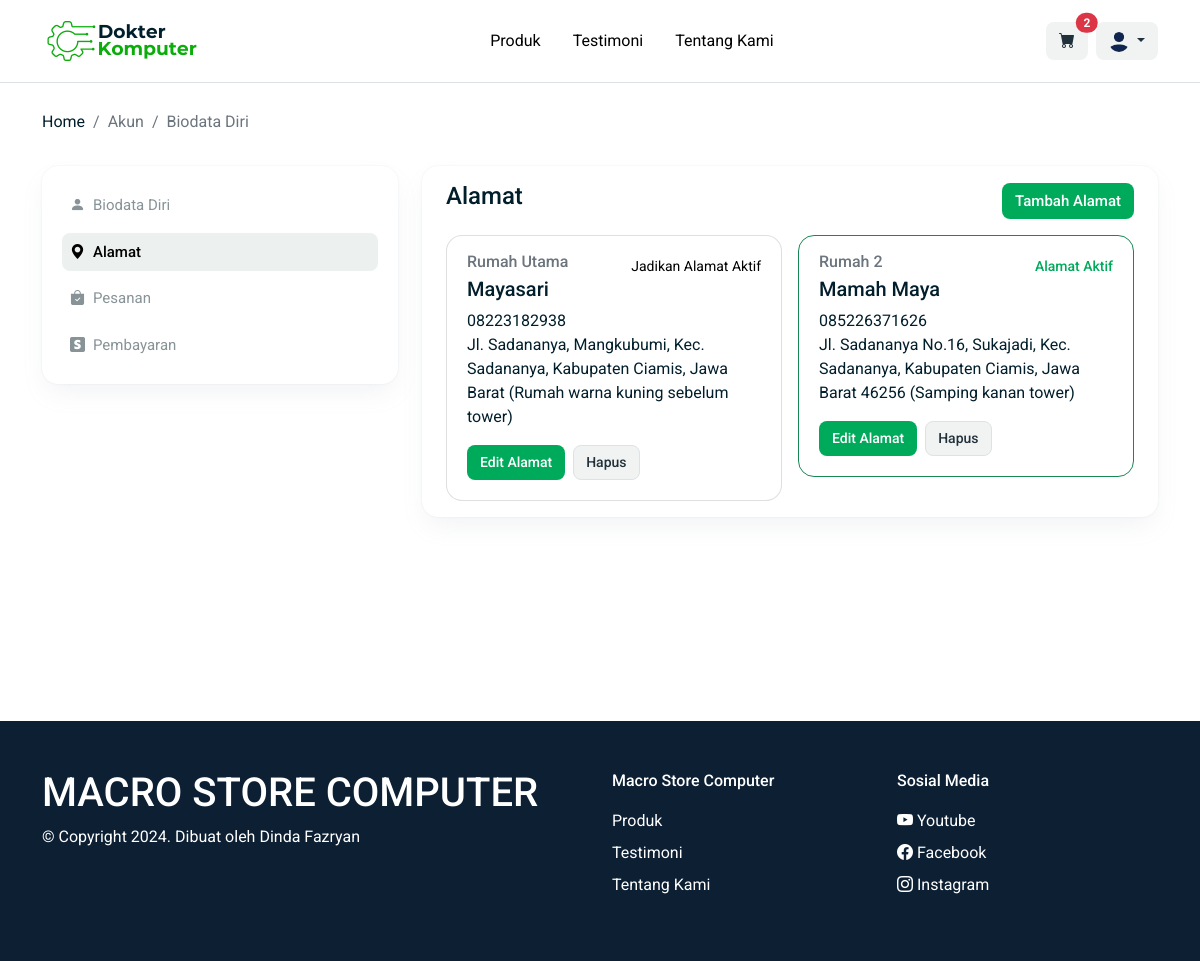
Screenshot of /akun/alamat.php (signed in) with the database file from the repository.
### tables this page shows
CREATE TABLE `alamat` (
  `id_alamat` int(11) NOT NULL,
  `id_user` int(11) NOT NULL,
  `label_alamat` varchar(200) NOT NULL,
  `alamat_lengkap` text NOT NULL,
  `catatan` text NOT NULL,
  `penerima` varchar(200) NOT NULL,
  `nohp_penerima` varchar(20) NOT NULL,
  `is_aktif` tinyint(4) NOT NULL DEFAULT 0
);

### fungsi.php (called while the page is built, shortened)
<?php
include "db/koneksi.php";
function show($query)
{
    global $koneksi;
    $result = mysqli_query($koneksi, $query);
    $rows = [];
    while ($row = mysqli_fetch_assoc($result)) {
        $rows[] = $row;
    }
    return $rows;
}

### akun/alamat.php (the view, shortened to what this page needs)
<?php
include "../db/koneksi.php";
include "../fungsi.php";
$user = !empty($_SESSION["id_user"]) ? $_SESSION["id_user"] : "";
$alamat = show("SELECT * FROM alamat WHERE id_user = '$user'");
?>
<!DOCTYPE html>
<html lang="en">
<head>
    <link rel="stylesheet" href="../asset/css/bootstrap.css">
    <link rel="stylesheet" href="../asset/css/style.css">
    <link rel="stylesheet" href="https://cdn.jsdelivr.net/npm/bootstrap-icons@1.10.3/font/bootstrap-icons.css">
</head>
<body>
    <?php include "navbar.php" ?>
    <section id="hero">
        <div class="container mb-3">
            <div class="row">
                <nav aria-label="breadcrumb">
                    <ol class="breadcrumb">
                        <li class="breadcrumb-item"><a href="index.php">Home</a></li>
                        <li class="breadcrumb-item active">Akun</li>
                        <li class="breadcrumb-item active" aria-current="page">Biodata Diri</li>
                    </ol>
                </nav>
            </div>
        </div>
        <div class="container">
            <div class="row">
                <div class="col-md-4">
                    <?php include "sidebar.php"; ?>
                </div>
                <div class="col-md-8">
                    <div class="card py-3 px-4 border-0 shadow-1 rounded-16" style="margin-bottom: 140px;">
                        <div class="row mb-3 justify-content-between align-items-center">
                            <div class="col-6">
                                <h4>Alamat</h4>
                            </div>
                            <div class="col-6 text-end ">
                                <a href="tambahalamat.php" class="btn btn-green fs-15 fw-500">Tambah Alamat</a>
                            </div>
                        </div>
                        <?php if ($alamat) : ?>
                            <div class="row row-cols-1 row-cols-lg-2 g-2 g-lg-3">
                                <?php foreach ($alamat as $item) : ?>
                                    <div class="col">
                                        <div class="card rounded-16 p-1 <?php if ($item['is_aktif'] == 1) {
                                                                            echo 'border-success';
                                                                        } ?>">
                                            <div class="card-body">
                                                <div class="d-flex justify-content-between">
                                                    <h6 class="card-subtitle text-muted"><?= $item["label_alamat"] ?></h6>
                                                    <?php if ($item["is_aktif"] == 0) : ?>
                                                        <a href="ubah_alamat_aktif.php?id_alamat=<?= $item['id_alamat'] ?>&id_user=<?= $user ?>" class="fs-14 text-black">Jadikan Alamat Aktif</a>
                                                    <?php else : ?>
                                                        <span class="text-green fw-500 fs-14">Alamat Aktif</span>
                                                    <?php endif ?>
                                                </div>
                                                <h5 class="card-title"><?= $item["penerima"] ?></h5>
                                                <span class="card-subtitle"><?= $item["nohp_penerima"] ?></span>
                                                <p class="card-text"><?= $item["alamat_lengkap"] ?> (<?= $item["catatan"] ?>)</p>
                                                <a href="editalamat.php?id_alamat=<?= $item['id_alamat'] ?>" class="btn btn-green fs-14 fw-500 me-1">Edit Alamat</a>
                                                <form action="" method="post" class="d-inline">
                                                    <button type="submit" name="hapus_alamat" class="btn btn-gray fs-14 fw-500 border" onclick="return confirm('Yakin hapus alamat?')">Hapus</button>
                                                </form>
                                            </div>
                                        </div>
                                    </div>
                                <?php endforeach ?>
                            </div>
                        <?php endif ?>
                    </div>
                </div>
            </div>
        </div>
    </section>
    <?php include "../footer.php" ?>
</body>
</html>

### asset/css/style.css (style rules this page uses)
:root { --font-rubick: "Rubik"; --font-roboto: "Roboto"; --font-poppins: "Poppins"; --color-dark: #001e2b; --color-default: #0c0c0b; --color-gray: #5c6c75; --color-gray-100: #f0f3f2; --color-gray-200: #ecf0ef; --color-gray-300: #cccfce; --color-gray-500: #889397; --color-gray-700: #3d4f58; --color-gray-800: #21313c; --color-green: #00aa5b; --color-green-light: #ceefce; --color-green-hover: #098a4e; --color-blue: #016bf8; --border-color-green: #00aa5b; --border-color-default: #e9e9e7; --border-color-3: #c0c2c2; }
body { font-family: var(--font-roboto), sans-serif; color: var(--color-dark); }
a { text-decoration: none; color: inherit; }
#hero { margin-top: 6.9rem; margin-bottom: 4rem; }
.text-green { color: var(--color-green); }
.btn-green { background: var(--color-green); color: #fff; border-radius: 8px; transition: 0.3s; }
.btn-gray { background: var(--color-gray-100); color: var(--color-gray-800); border-radius: 8px; transition: 0.2s; }
.card-text { font-size: 16px; color: var(-color-setting); }
.fs-14 { font-size: 14px; }
.fs-15 { font-size: 15px; }
.fw-500 { font-weight: 500; }
.rounded-16 { border-radius: 1rem; }
.shadow-1 { box-shadow: 0 0 2px rgba(145, 158, 171, 0.2), 0 12px 24px -4px rgba(145, 158, 171, 0.12); }

### rows the page displays
alamat: label_alamat "Rumah Utama", penerima "Mayasari", nohp_penerima "08223182938", alamat_lengkap "Jl. Sadananya, Mangkubumi, Kec. Sadananya, Kabupaten Ciamis, Jawa Barat", catatan "Rumah warna kuning sebelum tower"
alamat: label_alamat "Rumah 2", is_aktif "Alamat Aktif", penerima "Mamah Maya", nohp_penerima "085226371626", alamat_lengkap "Jl. Sadananya No.16, Sukajadi, Kec. Sadananya, Kabupaten Ciamis, Jawa Barat 46256", catatan "Samping kanan tower"

### other values shown
$jmlItemCart[0]["total"] "2"
